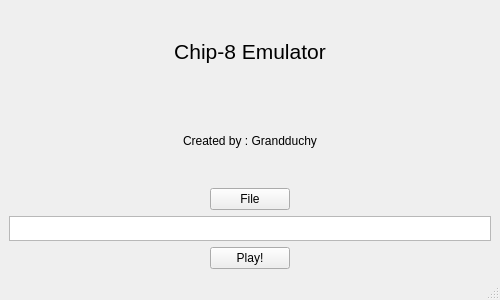
<?xml version="1.0" encoding="UTF-8"?>
<ui version="4.0">
 <class>MainWindow</class>
 <widget class="QMainWindow" name="MainWindow">
  <property name="geometry">
   <rect>
    <x>0</x>
    <y>0</y>
    <width>500</width>
    <height>300</height>
   </rect>
  </property>
  <property name="maximumSize">
   <size>
    <width>500</width>
    <height>300</height>
   </size>
  </property>
  <property name="windowTitle">
   <string>Chip-8</string>
  </property>
  <widget class="QWidget" name="centralwidget">
   <layout class="QVBoxLayout" name="verticalLayout_3">
    <item>
     <layout class="QVBoxLayout" name="verticalLayout">
      <item>
       <widget class="QLabel" name="label">
        <property name="font">
         <font>
          <pointsize>16</pointsize>
         </font>
        </property>
        <property name="text">
         <string>Chip-8 Emulator</string>
        </property>
        <property name="alignment">
         <set>Qt::AlignCenter</set>
        </property>
       </widget>
      </item>
      <item>
       <widget class="QLabel" name="label_2">
        <property name="text">
         <string>Created by : Grandduchy</string>
        </property>
        <property name="alignment">
         <set>Qt::AlignCenter</set>
        </property>
       </widget>
      </item>
      <item>
       <layout class="QHBoxLayout" name="horizontalLayout">
        <item>
         <spacer name="horizontalSpacer">
          <property name="orientation">
           <enum>Qt::Horizontal</enum>
          </property>
          <property name="sizeHint" stdset="0">
           <size>
            <width>40</width>
            <height>20</height>
           </size>
          </property>
         </spacer>
        </item>
        <item>
         <widget class="QPushButton" name="pushButton">
          <property name="sizePolicy">
           <sizepolicy hsizetype="Minimum" vsizetype="Fixed">
            <horstretch>0</horstretch>
            <verstretch>0</verstretch>
           </sizepolicy>
          </property>
          <property name="maximumSize">
           <size>
            <width>100</width>
            <height>16777215</height>
           </size>
          </property>
          <property name="text">
           <string>File</string>
          </property>
         </widget>
        </item>
        <item>
         <spacer name="horizontalSpacer_2">
          <property name="orientation">
           <enum>Qt::Horizontal</enum>
          </property>
          <property name="sizeHint" stdset="0">
           <size>
            <width>40</width>
            <height>20</height>
           </size>
          </property>
         </spacer>
        </item>
       </layout>
      </item>
      <item>
       <widget class="QTextEdit" name="textEdit">
        <property name="maximumSize">
         <size>
          <width>16777215</width>
          <height>25</height>
         </size>
        </property>
       </widget>
      </item>
      <item>
       <layout class="QHBoxLayout" name="horizontalLayout_2">
        <item>
         <spacer name="horizontalSpacer_3">
          <property name="orientation">
           <enum>Qt::Horizontal</enum>
          </property>
          <property name="sizeHint" stdset="0">
           <size>
            <width>40</width>
            <height>20</height>
           </size>
          </property>
         </spacer>
        </item>
        <item>
         <widget class="QPushButton" name="pushButton_2">
          <property name="sizePolicy">
           <sizepolicy hsizetype="Minimum" vsizetype="Fixed">
            <horstretch>0</horstretch>
            <verstretch>0</verstretch>
           </sizepolicy>
          </property>
          <property name="maximumSize">
           <size>
            <width>100</width>
            <height>16777215</height>
           </size>
          </property>
          <property name="text">
           <string>Play!</string>
          </property>
         </widget>
        </item>
        <item>
         <spacer name="horizontalSpacer_4">
          <property name="orientation">
           <enum>Qt::Horizontal</enum>
          </property>
          <property name="sizeHint" stdset="0">
           <size>
            <width>40</width>
            <height>20</height>
           </size>
          </property>
         </spacer>
        </item>
       </layout>
      </item>
     </layout>
    </item>
   </layout>
  </widget>
  <widget class="QMenuBar" name="menubar">
   <property name="geometry">
    <rect>
     <x>0</x>
     <y>0</y>
     <width>500</width>
     <height>20</height>
    </rect>
   </property>
  </widget>
  <widget class="QStatusBar" name="statusbar"/>
 </widget>
 <resources/>
 <connections/>
</ui>
